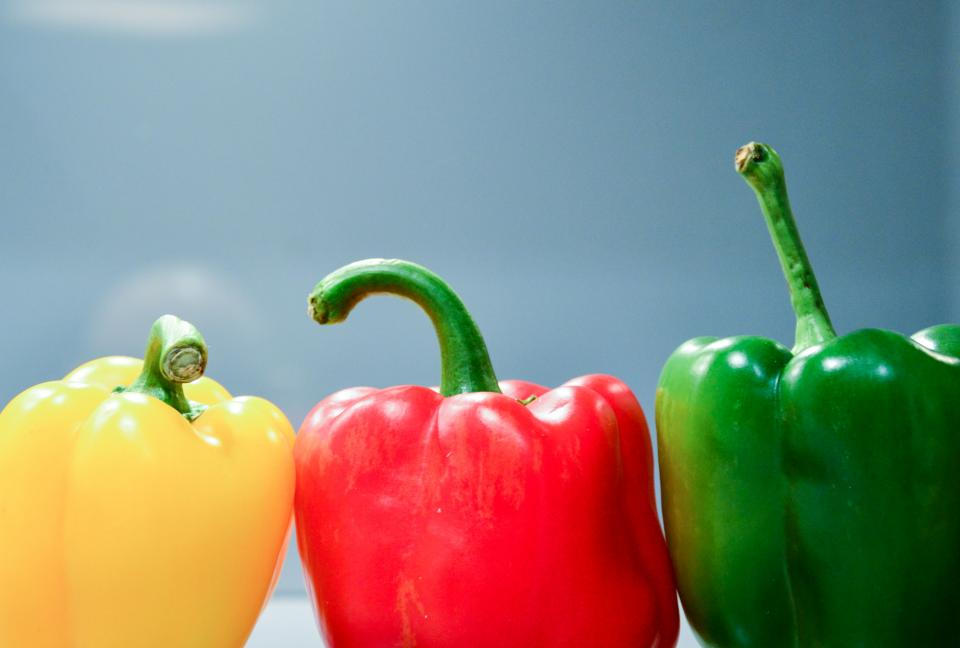
#> input picture week4-python/data/images/capsicum.jpg, 960 x 648 px
$ jupyter execute 3_The_Other_Spaces.ipynb   (shell and % lines are left out)
#> lines starting #> are read from the running program, lines starting #| are printed output that depends on the picture
# <font style = "color:rgb(50,120,229)">The YCrCb color space</font>

The YCrCb color space is derived from the RGB color space. Its three components are :

* **Y** (*Luma*), derived from the RGB values of the image

* **Cr** = R - Y (how far is the red component from the Luma, also known as *Red Difference*)

* **Cb** = B - Y (how far is the blue component from the Luma, also known as *Blue Difference*)

Let us convert the image from BGR to YCrCb and take a look at the three channels.

[cell 1]
import cv2
import matplotlib.pyplot as plt
import numpy as np
from dataPath import DATA_PATH

[cell 2]
import matplotlib
matplotlib.rcParams['figure.figsize'] = (10.0, 10.0)

[cell 3]
filename = DATA_PATH + "images/capsicum.jpg"

[cell 4]
bgr = cv2.imread(filename)
#> bgr is the input picture: shape (648, 960, 3); mean B, G, R 121.7, 135.9, 138.8

[cell 5]
ycbImage = cv2.cvtColor(bgr, cv2.COLOR_BGR2YCrCb)
#> ycbImage: shape (648, 960, 3); mean of channels 0, 1, 2 135.2, 130.6, 120.4

[cell 6]
plt.figure(figsize=(20,15))
plt.subplot(1,3,1)
plt.title("Y Channel")
plt.imshow(ycbImage[:,:,0],cmap="gray")
plt.subplot(1,3,2)
plt.title("Cr Channel")
plt.imshow(ycbImage[:,:,1],cmap="gray")
plt.subplot(1,3,3)
plt.title("Cb Channel")
plt.imshow(ycbImage[:,:,2],cmap="gray")
plt.show()
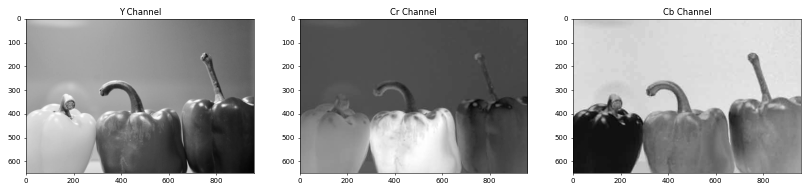
#> figure drawn by matplotlib, 3 panels

#### <font style = "color:rgb(8,133,37)">Observations </font>
- Y Channel looks similar to a grayscale image.
- Cr Channel indicates the amount of Red in the image, which is evident from the high values of the middle (red) pepper. Similarly,
- Cb indicates the amount of Blue in the image, which is why the blue background displays high values.

# <font style = "color:rgb(50,120,229)">The Lab color space</font>

The Lab color space consists of :

* **L**ightness

* **A** (a color component ranging from Green to Magenta)

* **B** (a color component ranging from Blue to Yellow).

The **L channel encodes brightness, while the A and B channels encode color**.

The following code shows how to convert from BGR to Lab color space in OpenCV.

[cell 7]
# convert from bgr to LAB format
labImage = cv2.cvtColor(bgr, cv2.COLOR_BGR2Lab)
#> labImage: shape (648, 960, 3); mean of channels 0, 1, 2 151.6, 128.6, 140.2

The following figure shows the three channels in grayscale.
- Lower values in A channel indicate green color and higher values indicate magenta (or red).
- Similarly, lower values in B channel indicate blue color and higher values indicate yellow color.

[cell 8]
plt.figure(figsize=(20,15))
plt.subplot(1,3,1)
plt.title("L Channel")
plt.imshow(labImage[:,:,0],cmap="gray")
plt.subplot(1,3,2)
plt.title("A Channel")
plt.imshow(labImage[:,:,1],cmap="gray")
plt.subplot(1,3,3)
plt.title("B Channel")
plt.imshow(labImage[:,:,2],cmap="gray")
plt.show()
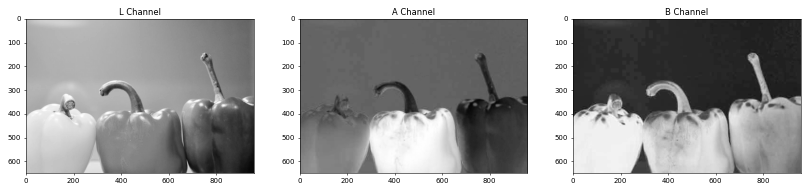
#> figure drawn by matplotlib, 3 panels
